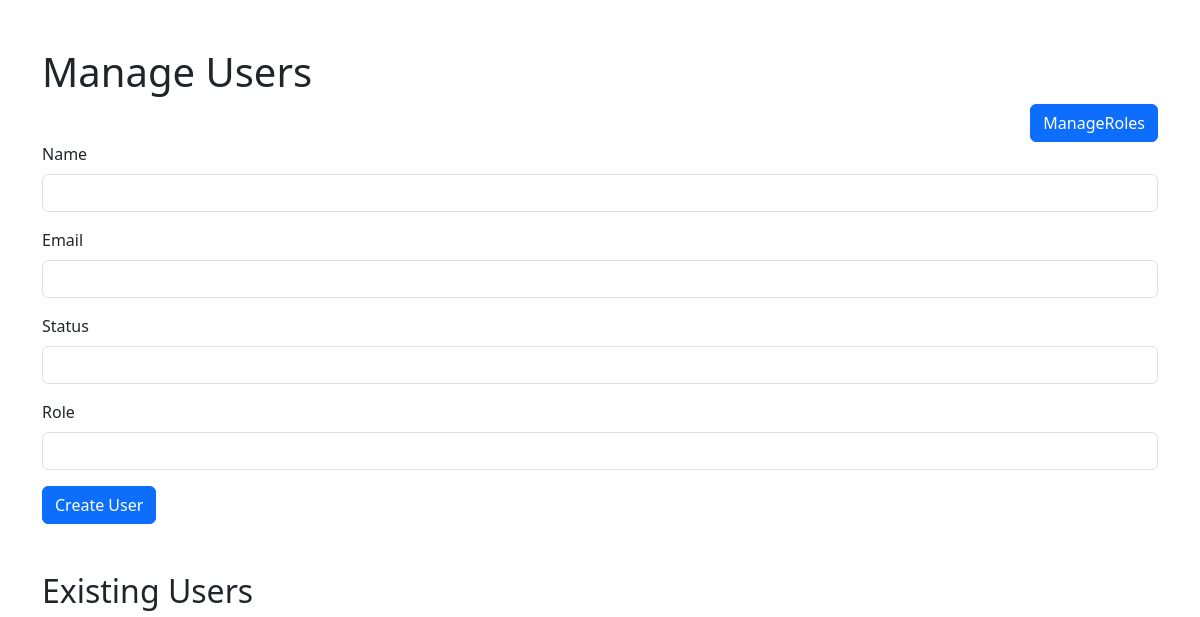
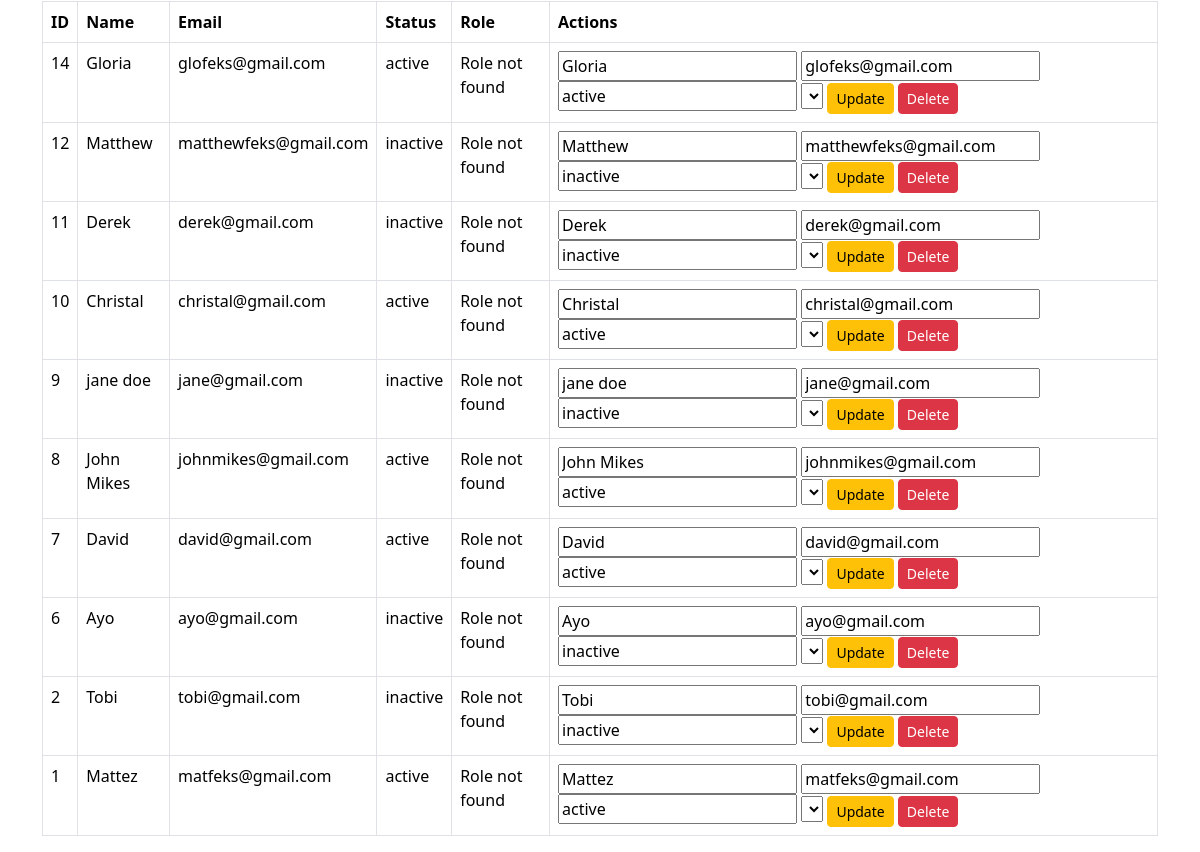
The app's page /manage_users.php, older data (2 pictures, top to bottom).
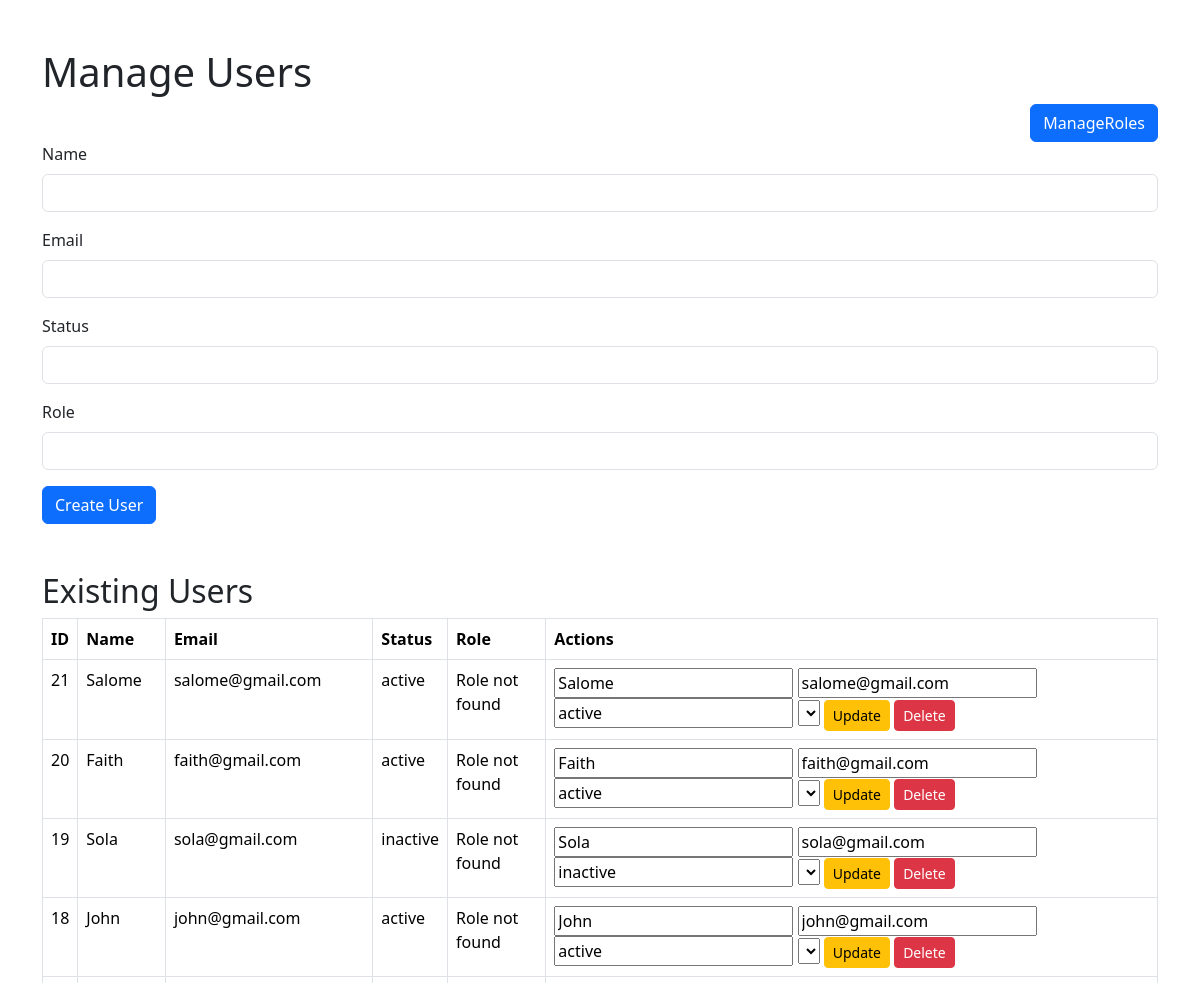
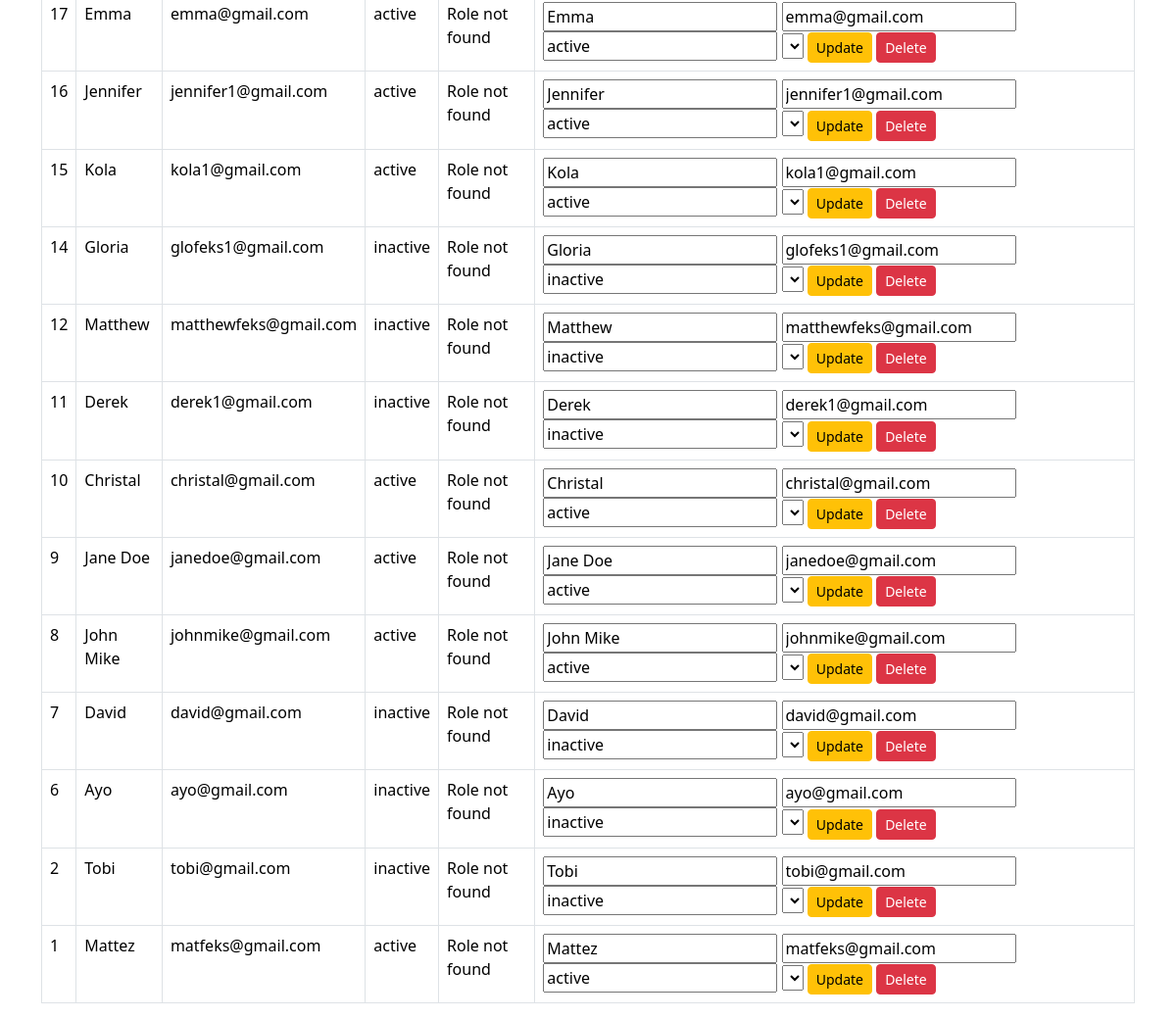
The same page, newer data (2 pictures, top to bottom).
### tables this page shows
CREATE TABLE `users` (
  `id` int NOT NULL,
  `name` varchar(255) NOT NULL,
  `email` varchar(255) NOT NULL,
  `password` varchar(255) NOT NULL,
  `status` enum('active','inactive') NOT NULL DEFAULT 'active',
  `created_at` timestamp NULL DEFAULT CURRENT_TIMESTAMP,
  `updated_at` timestamp NULL DEFAULT CURRENT_TIMESTAMP ON UPDATE CURRENT_TIMESTAMP
);

### users.php (called while the page is built, shortened)
<?php
class User {
    private $id;
    private $name;
    private $email;
    private $status;
    private $role_id;
    public function __construct($conn, $name, $email, $password, $status, $role_id, $id = null) {
        $this->name = $name;
        $this->email = $email;
        $this->status = $status;
        $this->role_id = $role_id;
        $this->id = $id;
    }
    public function getId() {
        return $this->id;
    }
    public function getName() {
        return $this->name;
    }
    public function getEmail() {
        return $this->email;
    }
    public function getStatus() {
        return $this->status;
    }
    public function getRoleId(){
        return $this->role_id;
    }
    public static function findAll($conn) {
        $sql = "SELECT * FROM users ORDER BY created_at DESC";
        $statement = $conn->prepare($sql);
        $statement->execute();
        $result = $statement->get_result();
        $users = [];
        while ($row = $result->fetch_assoc()) {
            $user = new User($conn, $row['name'], $row['email'], $row['password'], $row['status'], $row['role_id'], $row['id']);
            $users[] = $user;
        }
        return $users;
    }
}

### manage_users.php (the view, shortened to what this page needs)
<?php
include 'Db.php';
include 'users.php';
$users = User::findAll($conn);
$rolesArray = [];
?>
<!DOCTYPE html>
<html>
<head>
    <link href="https://cdn.jsdelivr.net/npm/bootstrap@5.3.3/dist/css/bootstrap.min.css" rel="stylesheet">
</head>
<body>
    <div class="container mt-5">
        <h1>Manage Users</h1>
        <div class="d-grid gap-2 d-md-flex justify-content-md-end">
        <a href="manage_roles.php"><button class="btn btn-primary" type="button">ManageRoles</button></a>
        </div>
        <form method="POST" class="mb-5">
            <div class="mb-3">
                <label for="name" class="form-label">Name</label>
                <input type="text" class="form-control" id="name" name="name" required>
            </div>
            <div class="mb-3">
                <label for="email" class="form-label">Email</label>
                <input type="email" class="form-control" id="email" name="email" required>
            </div>
            <div class="mb-3">
                <label for="status" class="form-label">Status</label>
                <input type="text" class="form-control" id="status" name="status" required>
            </div>
            <div class="mb-3">
                <label for="role_id" class="form-label">Role</label>
                <select class="form-control" id="role_id" name="role_id" required>
                </select>
            </div>
            <button type="submit" class="btn btn-primary" name="create_user">Create User</button>
        </form>
        <h2>Existing Users</h2>
        <table class="table table-bordered">
            <thead>
                <tr>
                    <th>ID</th>
                    <th>Name</th>
                    <th>Email</th>
                    <th>Status</th>
                    <th>Role</th>
                    <th>Actions</th>
                </tr>
            </thead>
            <tbody>
                <?php foreach ($users as $user): ?>
                    <tr>
                        <td><?php echo $user->getId(); ?></td>
                        <td><?php echo htmlspecialchars($user->getName()); ?></td>
                        <td><?php echo htmlspecialchars($user->getEmail()); ?></td>
                        <td><?php echo htmlspecialchars($user->getStatus()); ?></td>
                        <td>
                            <?php
                            if (isset($rolesArray[$user->getRoleId()])) {
                                echo htmlspecialchars($rolesArray[$user->getRoleId()]);
                            } else {
                                echo 'Role not found';
                            }
                            ?>
                        </td>
                        <td>
                            <form method="POST" class="d-inline">
                                <input type="text" name="name" value="<?php echo htmlspecialchars($user->getName()); ?>" required>
                                <input type="email" name="email" value="<?php echo htmlspecialchars($user->getEmail()); ?>" required>
                                <input type="text" name="status" value="<?php echo htmlspecialchars($user->getStatus()); ?>" required>
                                <select name="role_id" required>
                                </select>
                                <button type="submit" class="btn btn-warning btn-sm" name="update_user">Update</button>
                            </form>
                            <form method="POST" class="d-inline">
                                <button type="submit" class="btn btn-danger btn-sm" name="delete_user">Delete</button>
                            </form>
                        </td>
                    </tr>
                <?php endforeach; ?>
            </tbody>
        </table>
    </div>
</body>
</html>

Row changes from the older to the newer data that the page shows:
added users: id "21", name "Salome", email "salome@gmail.com", status "active", shows "Role not found"
added users: id "20", name "Faith", email "faith@gmail.com", status "active", shows "Role not found"
added users: id "19", name "Sola", email "sola@gmail.com", status "inactive", shows "Role not found"
added users: id "18", name "John", email "john@gmail.com", status "active", shows "Role not found"
added users: id "17", name "Emma", email "emma@gmail.com", status "active", shows "Role not found"
added users: id "16", name "Jennifer", email "jennifer1@gmail.com", status "active", shows "Role not found"
added users: id "15", name "Kola", email "kola1@gmail.com", status "active", shows "Role not found"
changed users "Gloria": email "glofeks@gmail.com" → "glofeks1@gmail.com"; status "active" → "inactive"
changed users "Derek": email "derek@gmail.com" → "derek1@gmail.com"
changed users id 9: name "jane doe" → "Jane Doe"; email "jane@gmail.com" → "janedoe@gmail.com"; status "inactive" → "active"
changed users id 8: name "John Mikes" → "John Mike"; email "johnmikes@gmail.com" → "johnmike@gmail.com"
changed users "David": status "active" → "inactive"
